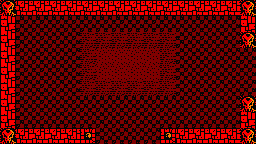

This is a level from a 2D game, rendered from its Tiled map with the project's own tilesets. A one-line summary and the complete map file follow:
An orthogonal 16x9 tile map with 16x16 px tiles, 1 tile layer (Tile Layer 1).

<map version="1.10" tiledversion="1.11.2" orientation="orthogonal" renderorder="right-down" width="16" height="9" tilewidth="16" tileheight="16" infinite="0" nextlayerid="2" nextobjectid="1">
 <tileset firstgid="1" source="tileset.tsx" />
 <layer id="1" name="Tile Layer 1" width="16" height="9">
  <data encoding="csv">
6,2,2,2,2,2,2,2,2,2,2,2,2,2,2,6,
3,18,18,18,18,18,18,18,18,18,18,18,18,18,18,3,
3,18,18,18,18,23,23,23,23,23,23,18,18,18,18,6,
3,18,18,18,18,23,24,24,24,24,23,18,18,18,18,18,
3,18,18,18,18,23,24,24,24,24,23,18,18,18,18,18,
3,18,18,18,18,23,23,23,23,23,23,18,18,18,18,18,
3,18,18,18,18,18,18,18,18,18,18,18,18,18,18,6,
3,18,18,18,18,18,18,18,18,18,18,18,18,18,18,3,
6,2,2,2,2,1,18,18,18,18,1,2,2,2,2,6
</data>
 </layer>
</map>
